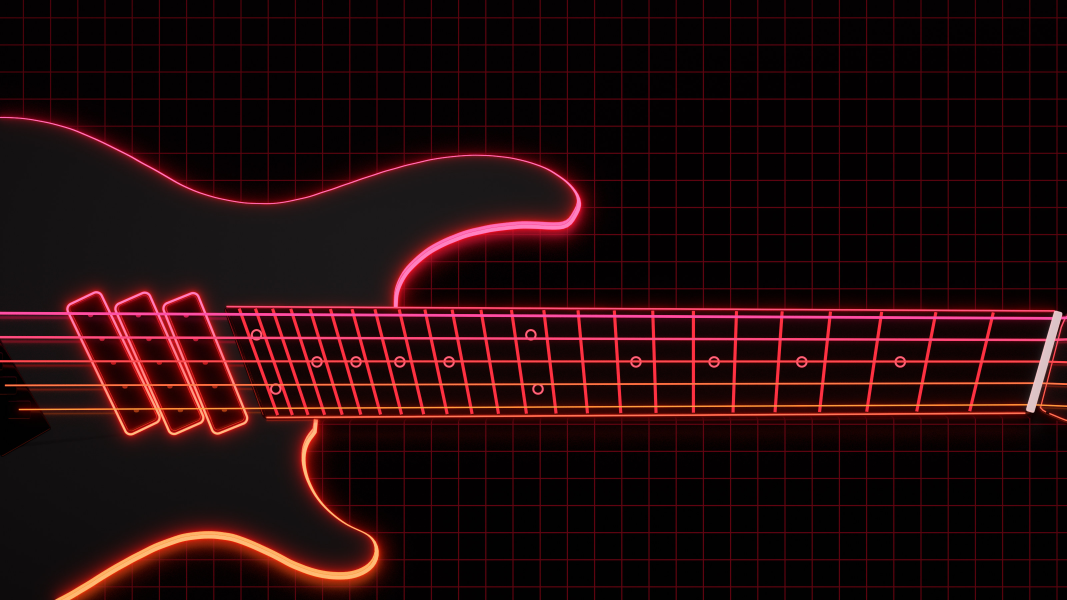
#> input picture resources/guitar/guitar.jpg, 3200 x 1800 px (shown at 1/3 size)
$ python trace_body_bass.py guitar.jpg guitar.jpg 1.0 5
#> lines starting #> are read from the running program, lines starting #| are printed output that depends on the picture; after the words box and inside, x2 and y2 are one past the last pixel; in counts of white or black regions, pixels touching at a corner belong together
# PR7-N's body: traced off a product photo of a 5-string bass the owner chose (straight on, neck up, white body on a
# white background, a shop's badge top right, fanned frets with a slanted fretboard end). The body is everything not
# pure white (the background is exactly 255); the neck is measured from its maple board; the strap buttons (dark blobs
# touching the background) come off; the badge is left out. Never commits the photo; no maker's name or logo used.
#   python3 trace_ng3.py <photo> <out folder> [neck width at the board's end, mm] [smoothing px]
import cv2, numpy as np, json, sys
im = cv2.imread(sys.argv[1]); out = sys.argv[2]
#> further down, im is the input picture: shape (1800, 3200, 3); mean B, G, R 11.4, 9.8, 34
neck_mm = float(sys.argv[3]) if len(sys.argv) > 3 else 72.0
smooth = int(sys.argv[4]) if len(sys.argv) > 4 else 5
h, w = im.shape[:2]
#> h = 1800; w = 3200
g = cv2.cvtColor(im, cv2.COLOR_BGR2GRAY).astype(int)
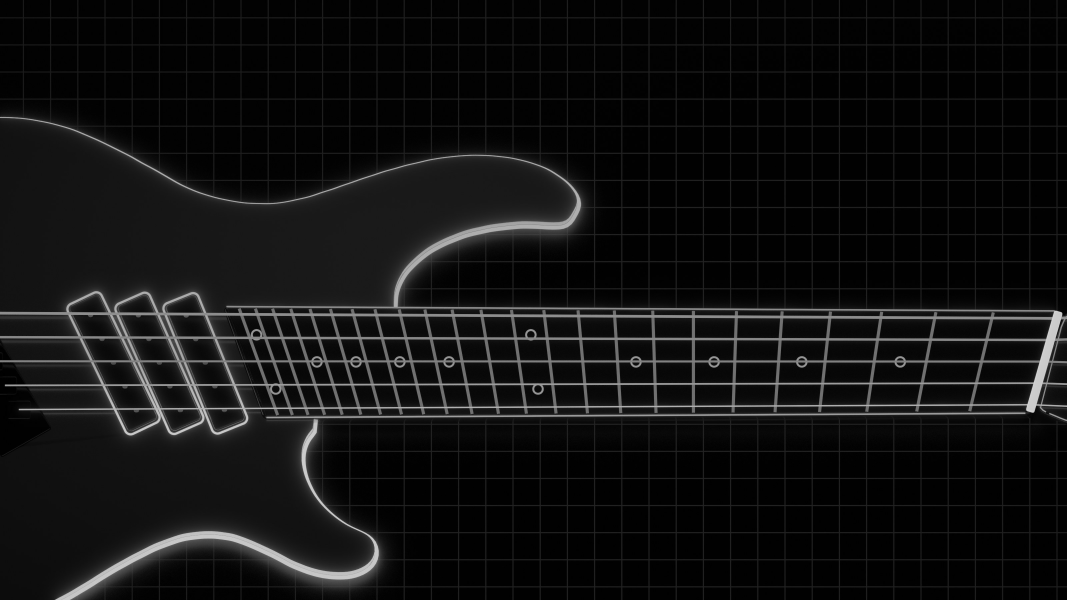
#> g: shape (1800, 3200) int64 (shown at 1/3 size); min 0, max 222, mean 17.3
B, G, R = [im[:, :, i].astype(int) for i in range(3)]
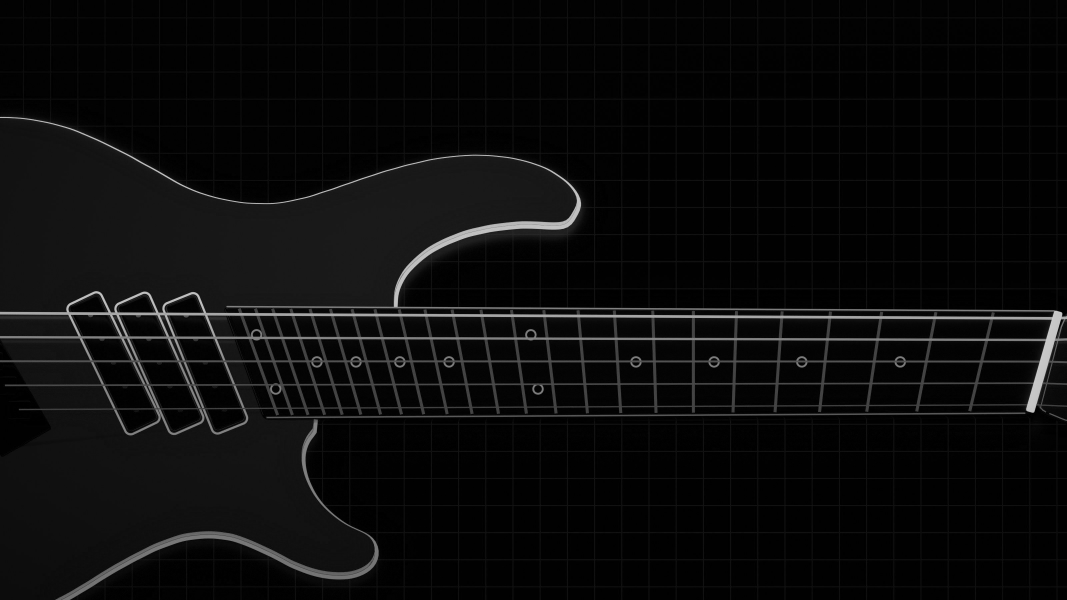
#> B: shape (1800, 3200) int64 (shown at 1/3 size); min 0, max 221, mean 11.4
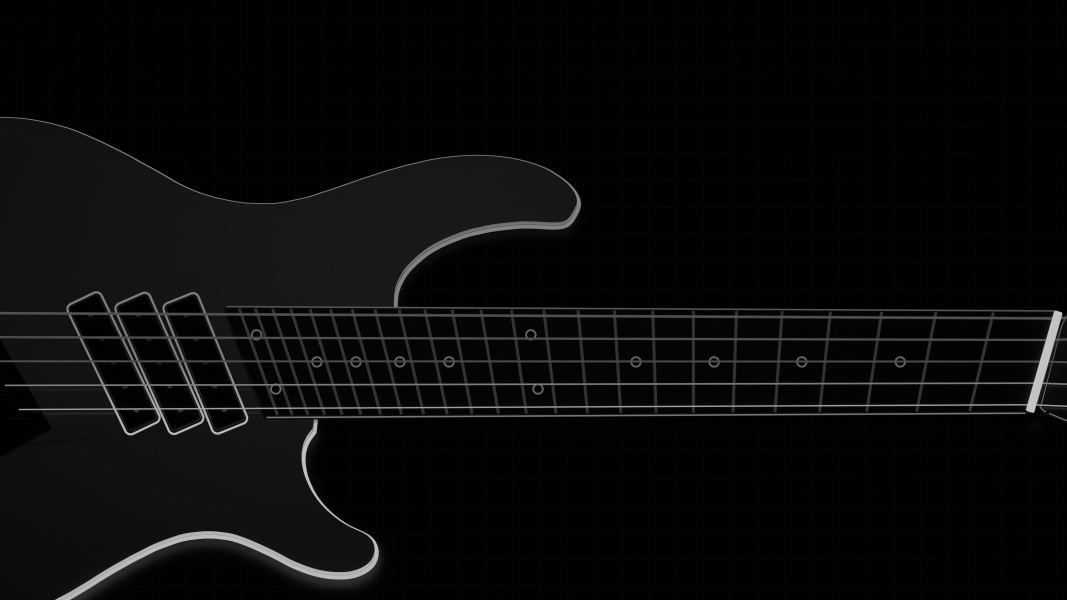
#> G: shape (1800, 3200) int64 (shown at 1/3 size); min 0, max 210, mean 9.8
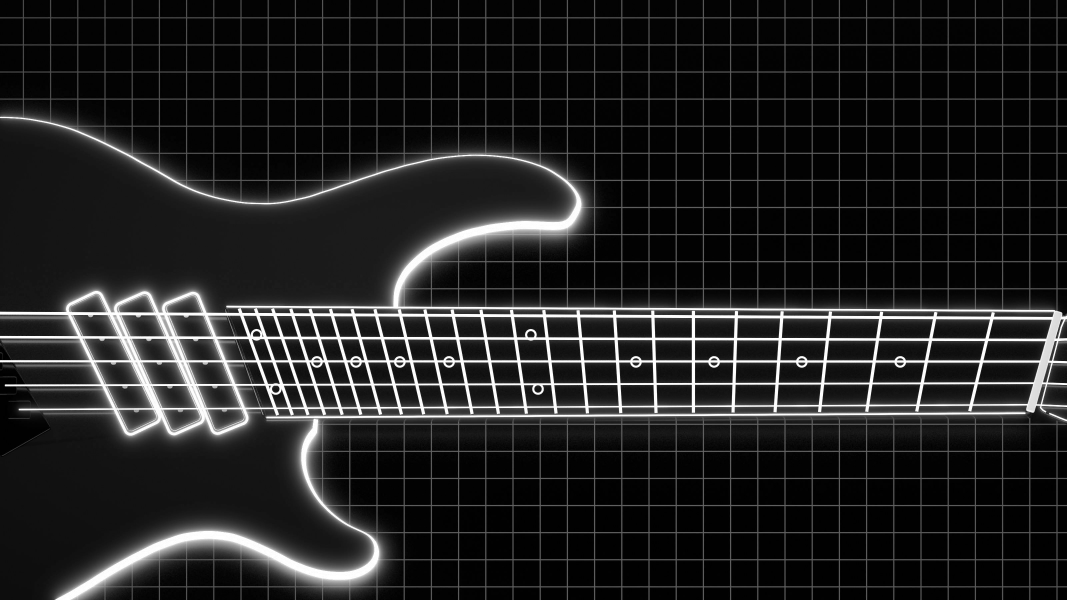
#> R: shape (1800, 3200) int64 (shown at 1/3 size); min 0, max 255, mean 34
maple = (R - B > 25) & (R > 150)
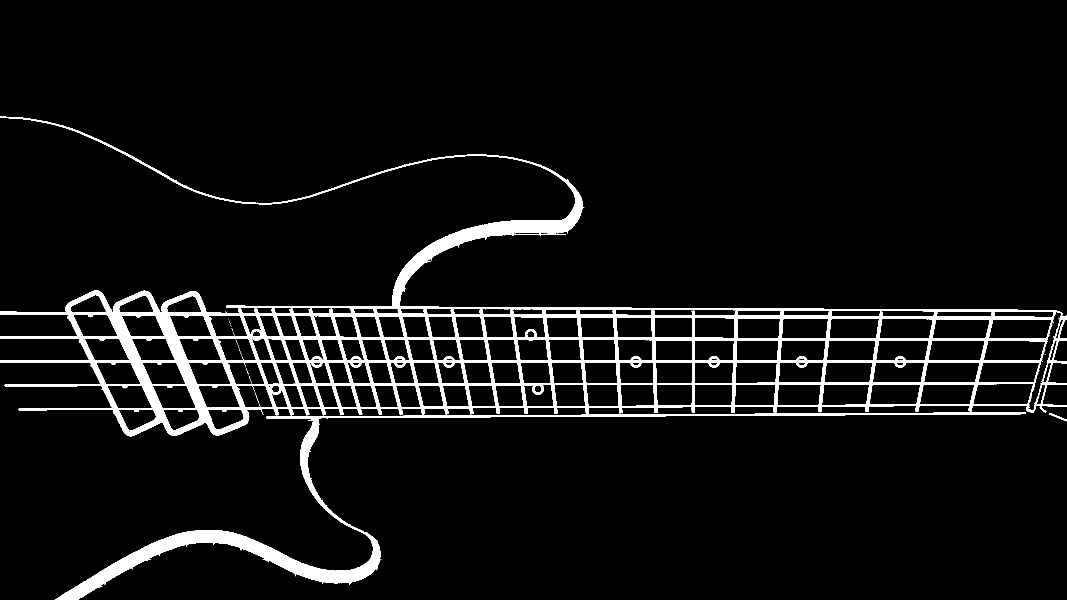
#> maple: shape (1800, 3200) bool (shown at 1/3 size); 5.8% white; 87 white regions (80 under 20 px), largest, box (x1, y1, x2, y2) and area: (0, 350, 3200, 1309) 271869, (164, 1237, 3077, 1800) 58713, (3147, 1239, 3200, 1264) 267
rows = list(range(100, 561, 10))
#> (the run stopped early here; a loop or call above may not have finished)
